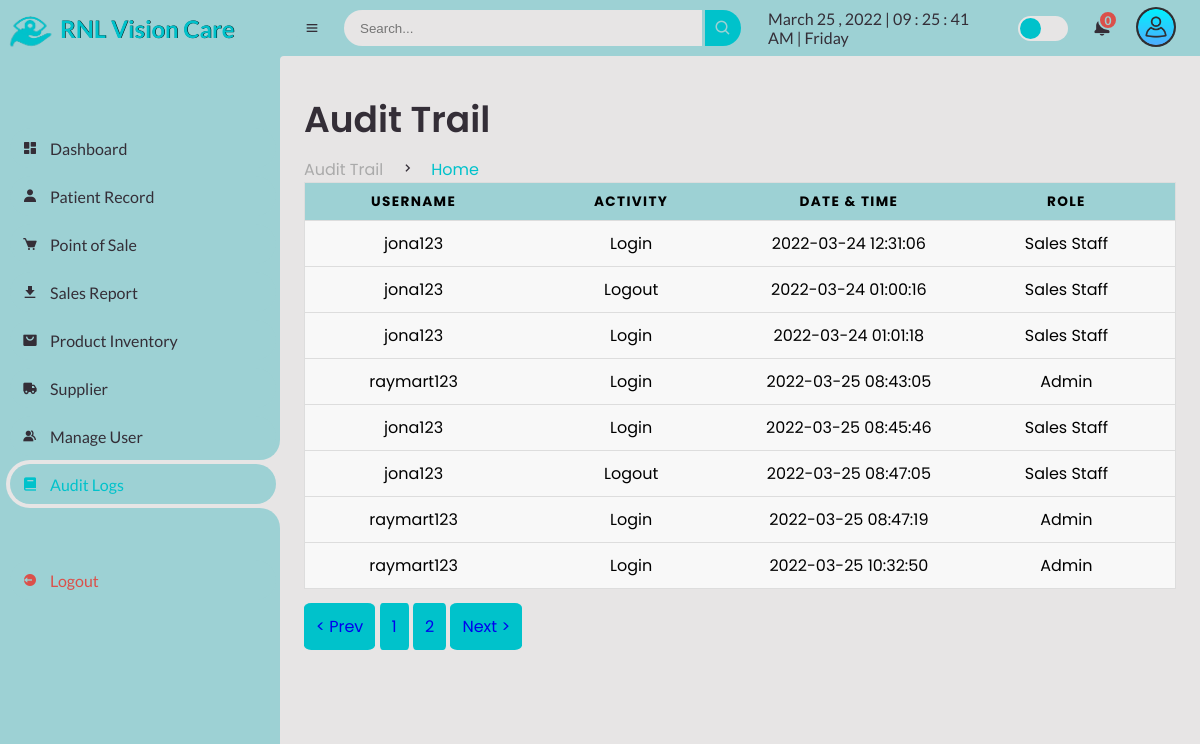
/Admin/audit.php?page=2 (signed in), run on an earlier commit of the app's database.
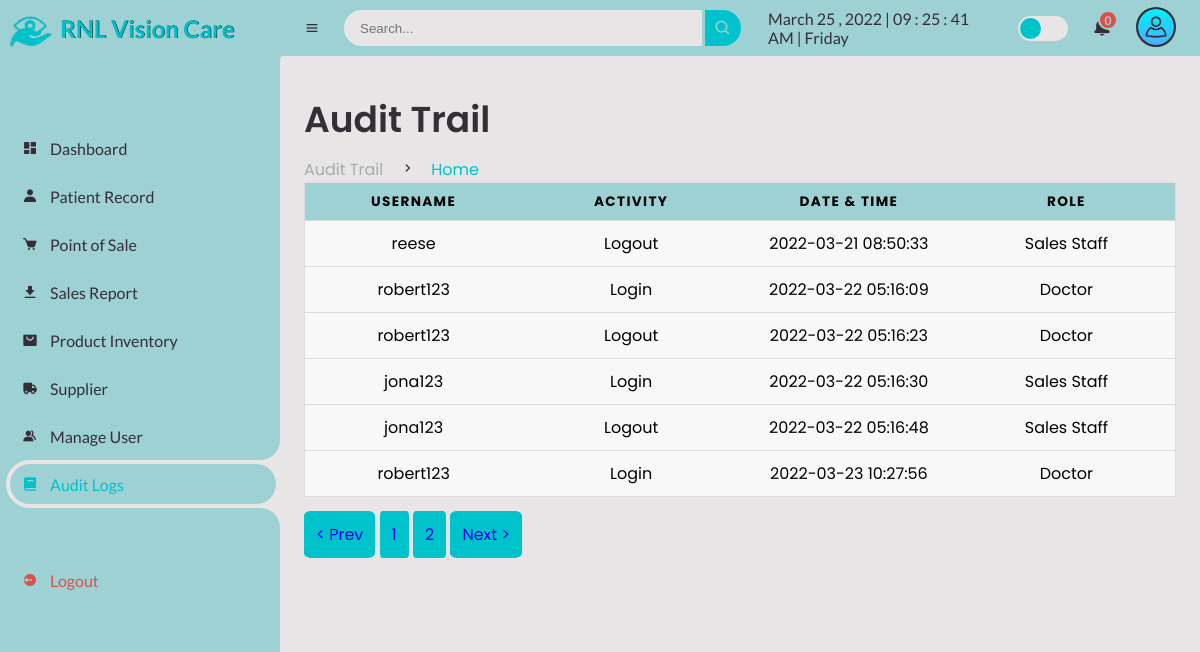
And on a later commit of the database.
### tables this page shows
CREATE TABLE `users_logs` (
  `logs_id` int(11) NOT NULL AUTO_INCREMENT,
  `logs_username` varchar(255) NOT NULL,
  `logs_activity` varchar(255) NOT NULL,
  `logs_datentime` datetime NOT NULL,
  `logs_roles` varchar(255) NOT NULL,
  PRIMARY KEY (`logs_id`)
);

### Admin/audit.php (the view, shortened to what this page needs)
<?php
include("session.php");
?>
<!DOCTYPE html>
<html lang="en">
<head>
	<link href='https://unpkg.com/boxicons@2.0.9/css/boxicons.min.css' rel='stylesheet'>
	<link rel="stylesheet" href="css\sys_style.css">
</head>
<body>
	<section id="sidebar">
		<a href="supplier.php" class="brand">
			<img src="images\logo.png" alt="" width="60px;">
			<span class="text" style="text-shadow:0.5px 0px #000;">RNL Vision Care</span>
		</a>
		<ul class="side-menu top">
			<li>
				<a href="dashboard.php">
					<i class='bx bxs-dashboard' ></i>
					<span class="text">Dashboard</span>
				</a>
			</li>
			<li>
				<a href="patient-record.php">
					<i class='bx bxs-user' ></i>
					<span class="text">Patient Record</span>
				</a>
			</li>
			<li>
				<a href="point-of-sale.php">
					<i class='bx bxs-cart' ></i>
					<span class="text">Point of Sale</span>
				</a>
			</li>
			<li>
				<a href="sales-report.php">
					<i class='bx bxs-download' ></i>
					<span class="text">Sales Report</span>
				</a>
			</li>
			<li>
				<a href="product.php">
					<i class='bx bxs-shopping-bag-alt' ></i>
					<span class="text">Product Inventory</span>
				</a>
			</li>
			<li>
				<a href="supplier.php">
					<i class='bx bxs-truck' ></i>
					<span class="text">Supplier</span>
				</a>
			</li>
			<li>
				<a href="manage-user.php">
					<i class='bx bxs-group' ></i>
					<span class="text">Manage User</span>
				</a>
			</li>
			<li class="active">
				<a href="audit.php">
					<i class='bx bxs-book' ></i>
					<span class="text">Audit Logs</span>
				</a>
			</li>
		</ul>
		<ul class="side-menu">
			<li>
				<a href="logout.php" class="logout">
					<i class='bx bxs-log-out-circle' ></i>
					<span class="text">Logout</span>
				</a>
			</li>
		</ul>
	</section>
	<section id="content">
		<nav>
			<i class='bx bx-menu' ></i>
			<form action="#">
				<div class="form-input">
					<input type="search" placeholder="Search...">
					<button type="submit" class="search-btn"><i class='bx bx-search' ></i></button>
				</div>
			</form>
			<div id="digital-clock"></div>
			<label for="switch-mode" class="switch-mode"></label>
			<div class="dropdown2">
			<a href="#" class="notification">
				<span class="num">
				<?php
				$query = mysqli_query($conn, "SELECT COUNT(*) as total from client_inquiries WHERE inquiries_status = '2'");
					while($result=mysqli_fetch_array($query)){
					echo $result['total'];
				}
				?>
						  </span>
			</a>
			</div>
			<div class="dropdown1">
			<img src="img\user.png" alt="" width="40px" class="userlogo">
			</div>
		</nav>
		<main>
			<div class="head-title">
				<div class="left">
					<h1>Audit Trail</h1>
					<ul class="breadcrumb">
						<li>
							<a href="audit.php">Audit Trail</a>
						</li>
						<li><i class='bx bx-chevron-right' ></i></li>
						<li>
							<a class="active" href="audit.php">Home</a>
						</li>
					</ul>
				</div>
			</div>
	<table>
     <thead>
     	<tr>
			<th>Username</th>
      <th>Activity</th>
      <th>Date & Time</th>
      <th>Role</th>
     	</tr>
     </thead>
     <tbody>
	 <?php
       $conn = mysqli_connect("localhost", "root", "","capstone");
	$limit=10;
	$page=isset($_GET['page']) ? $_GET['page']:1;
	$start=($page-1)*$limit;
	$sql2 =$conn->query("SELECT count(logs_id) AS id FROM `users_logs`");
    $sql = "SELECT * from users_logs LIMIT $start, $limit";
	$result2 = $sql2->fetch_all(MYSQLI_ASSOC);
            $total=$result2[0]['id'];
            $pages=ceil($total/$limit);
            $prev=$page-1;
            $next=$page+1;
    $result = $conn-> query($sql);
      if ($result-> num_rows > 0) {
        while ($row = $result-> fetch_assoc()){
?>
		 <tr>
     	  	<td data-label="Username"><?php echo $row['logs_username'];?></td>
     	  	<td data-label="Activity"><?php echo $row['logs_activity'];?></td>
     	  	<td data-label="Date&Time"><?php echo $row['logs_datentime'];?></td>
     	  	<td data-label="Roles"><?php echo $row['logs_roles'];?></td>
     	  </tr>
     	 <?php
     	}}
     	?>
     </tbody>
   </table>
  	<br>
   <a class="page" id="pre" href="audit.php?page=<?=$prev; ?>">< Prev</a>
    	  <?php  for($i=1; $i <=$pages ; $i++): ?>
    <a class="page" href="audit.php?page=<?=$i; ?>"><?=$i; ?></a>
                      <?php endfor; ?>
    <a class="page" id="pnext" href="audit.php?page=<?=$next; ?>">Next ></a>
		</main>
	</section>
</body>
</html>

What changed in the data, as far as the page shows it:
removed users_logs: logs_username "raymart123", logs_activity "Login", logs_datentime "2022-03-25 08:47:19", logs_roles "Admin"
removed users_logs: logs_username "raymart123", logs_activity "Login", logs_datentime "2022-03-25 10:32:50", logs_roles "Admin"
changed users_logs: logs_username "jona123" → "reese"; logs_activity "Login" → "Logout"; logs_datentime "2022-03-24 12:31:06" → "2022-03-21 08:50:33"
changed users_logs (number 2 of 6 on the later page): logs_username "jona123" → "robert123"; logs_activity "Logout" → "Login"; logs_datentime "2022-03-24 01:00:16" → "2022-03-22 05:16:09"; logs_roles "Sales Staff" → "Doctor"
changed users_logs (number 3 of 6 on the later page): logs_username "jona123" → "robert123"; logs_activity "Login" → "Logout"; logs_datentime "2022-03-24 01:01:18" → "2022-03-22 05:16:23"; logs_roles "Sales Staff" → "Doctor"
changed users_logs (number 4 of 6 on the later page): logs_username "raymart123" → "jona123"; logs_datentime "2022-03-25 08:43:05" → "2022-03-22 05:16:30"; logs_roles "Admin" → "Sales Staff"
changed users_logs (number 5 of 6 on the later page): logs_activity "Login" → "Logout"; logs_datentime "2022-03-25 08:45:46" → "2022-03-22 05:16:48"
changed users_logs (number 6 of 6 on the later page): logs_username "jona123" → "robert123"; logs_activity "Logout" → "Login"; logs_datentime "2022-03-25 08:47:05" → "2022-03-23 10:27:56"; logs_roles "Sales Staff" → "Doctor"
